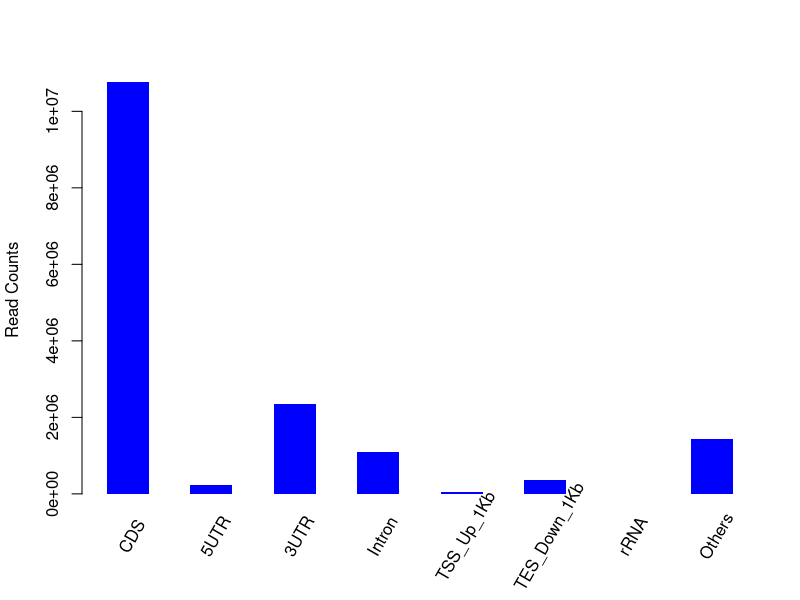

The R source for this figure:
png("/rds/user/is460/hpc-work/muscle-rnaseq/ezbamqc/output/figs/srpk3_wt_ttnb_wt_5.read_distr.png",width=500,height=500,units="px")
M=c(10766822,235322,2348713,1106016,52985,365483,1369,1424889)
Mname=c("CDS","5UTR","3UTR","Intron","TSS_Up_1Kb","TES_Down_1Kb","rRNA","Others")
val = barplot(M,xlab="",space=1,ylab="Read Counts",col="blue",border="NA")
text(x=seq(val[1],val[8],by=2),y=rep(0,8),srt=60,adj=0,offset=2,pos=1,xpd=T,labels=Mname)
dev.state = dev.off()
